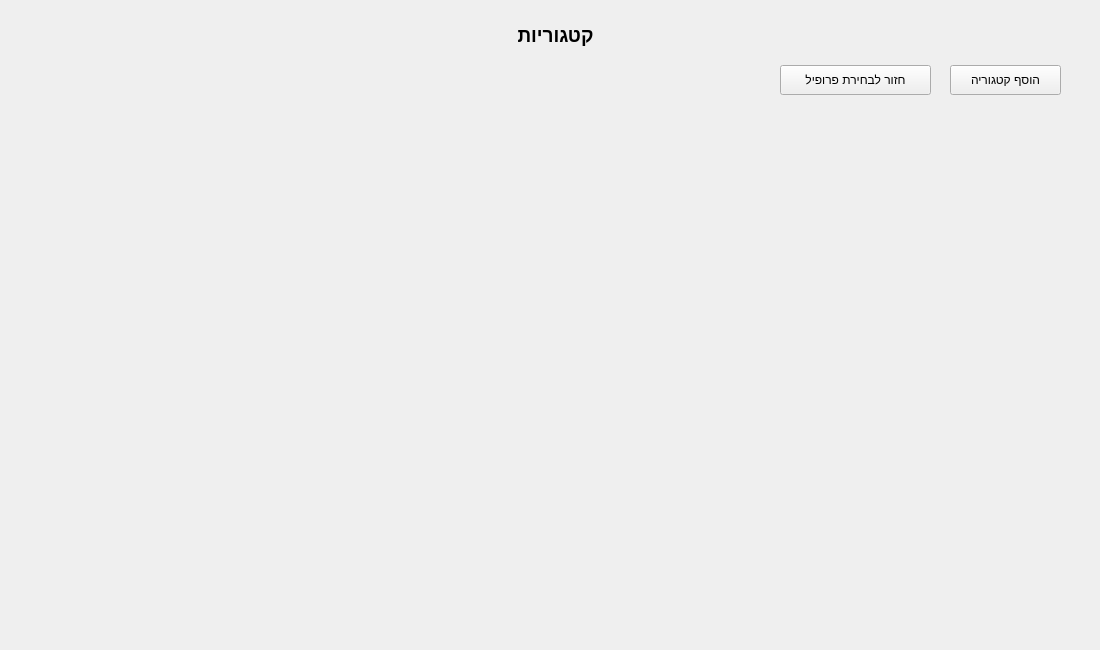
<?xml version="1.0" encoding="UTF-8"?>
<ui version="4.0">
 <class>MainWindow</class>
 <widget class="QMainWindow" name="MainWindow">
  <property name="geometry">
   <rect>
    <x>0</x>
    <y>0</y>
    <width>1100</width>
    <height>650</height>
   </rect>
  </property>
  <property name="windowTitle">
   <string>CommunicationBoard</string>
  </property>
  <property name="windowIcon">
   <iconset>
    <normaloff>../Resources/icon.png</normaloff>../Resources/icon.png</iconset>
  </property>
  <widget class="QWidget" name="centralwidget">
   <widget class="QLabel" name="label">
    <property name="geometry">
     <rect>
      <x>100</x>
      <y>0</y>
      <width>911</width>
      <height>71</height>
     </rect>
    </property>
    <property name="font">
     <font>
      <pointsize>14</pointsize>
      <weight>75</weight>
      <bold>true</bold>
     </font>
    </property>
    <property name="text">
     <string>קטגוריות</string>
    </property>
    <property name="alignment">
     <set>Qt::AlignCenter</set>
    </property>
   </widget>
   <widget class="QPushButton" name="AddCategoryButton">
    <property name="geometry">
     <rect>
      <x>950</x>
      <y>65</y>
      <width>111</width>
      <height>30</height>
     </rect>
    </property>
    <property name="text">
     <string>הוסף קטגוריה</string>
    </property>
   </widget>
   <widget class="QPushButton" name="BackButton">
    <property name="geometry">
     <rect>
      <x>780</x>
      <y>65</y>
      <width>151</width>
      <height>30</height>
     </rect>
    </property>
    <property name="text">
     <string>חזור לבחירת פרופיל</string>
    </property>
   </widget>
  </widget>
 </widget>
 <resources/>
 <connections/>
</ui>
